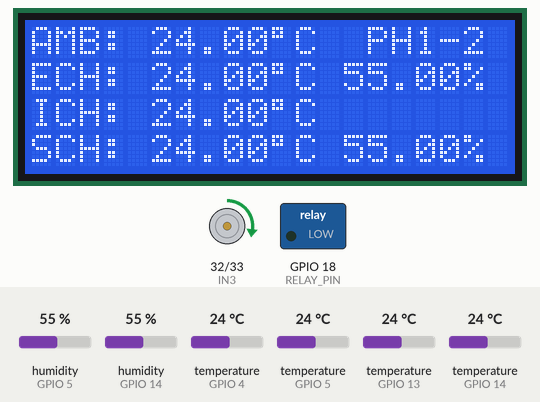
Recording of a sketch running on a simulated ESP32. Shown: 20×4 character LCD, motor-driver pin pairs drawn as motors (green arrow = first pin HIGH = forward, orange = second pin HIGH = backward, longer = more drive, scaled by the enable pin), switched loads named in the sketch (green lamp = pin HIGH). Inputs (shaded band) come from the test bench; at power-on: temperature (sensors on GPIO 5, GPIO 4, GPIO 13, GPIO 14) 24 °C, humidity (sensors on GPIO 14, GPIO 5) 55 %. WiFi joins after 1.5 s; servers stay silent unless stated; network time is answered at once with the bench clock; uploads are accepted with an empty reply; the local clock reads 2024-03-15 10:24:30 at power-on unless the sketch sets it; what the sketch prints to the serial monitor is not drawn.

Above: at 4.3 s.
4.4 s: temperature (sensor on GPIO 5) set to 12 °C
At 7.7 s:
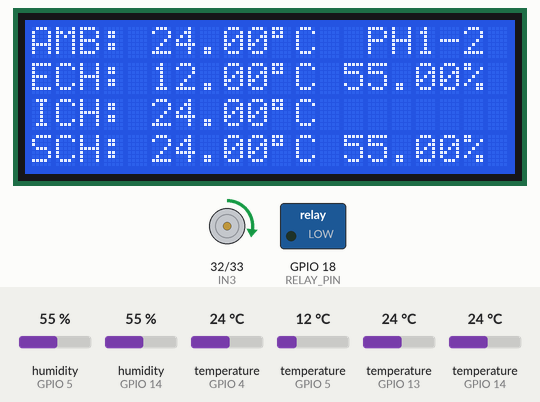
8.7 s: humidity (sensor on GPIO 14) set to 22 %
At 12.5 s:
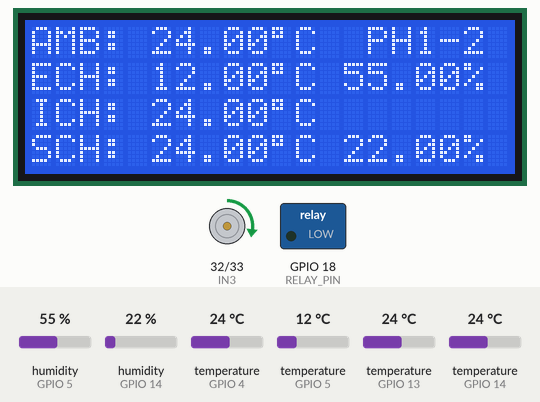
12.8 s: temperature (sensor on GPIO 4) set to 12 °C
At 13.5 s:
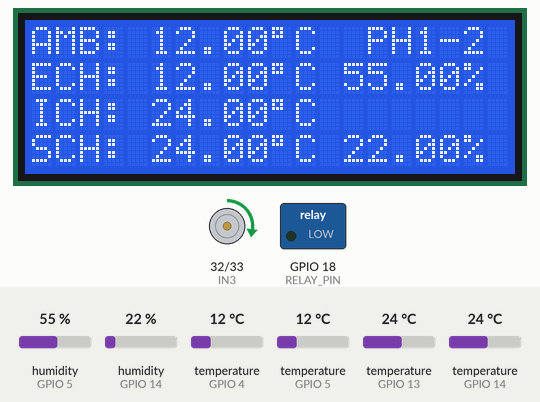
15.5 s: temperature (sensor on GPIO 13) set to 12 °C
At 17.9 s:
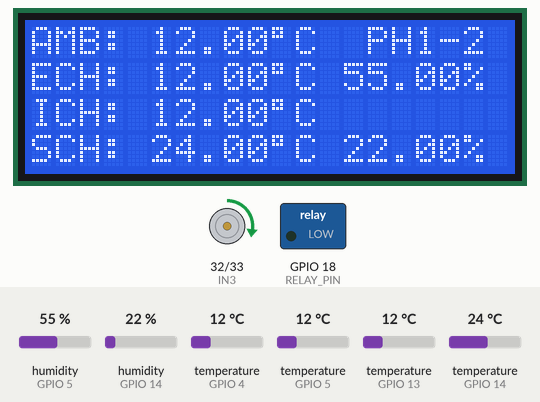
18.7 s: humidity (sensor on GPIO 5) set to 22 %
At 20.7 s:
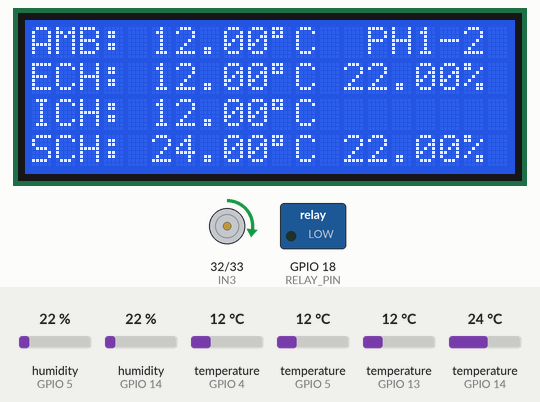
21.4 s: temperature (sensor on GPIO 14) set to 12 °C
At 62.3 s:
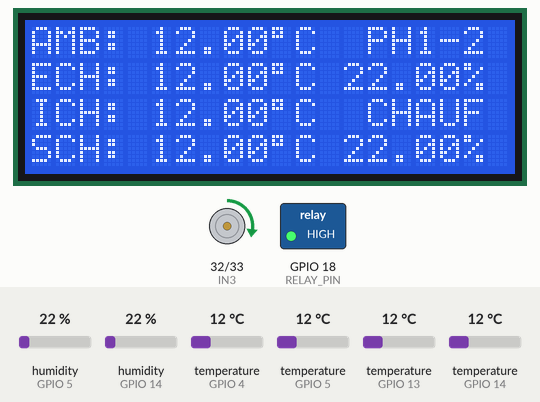
Timing chart, 0 to 62.7 s (numbered marks = the images above; inputs shaded):
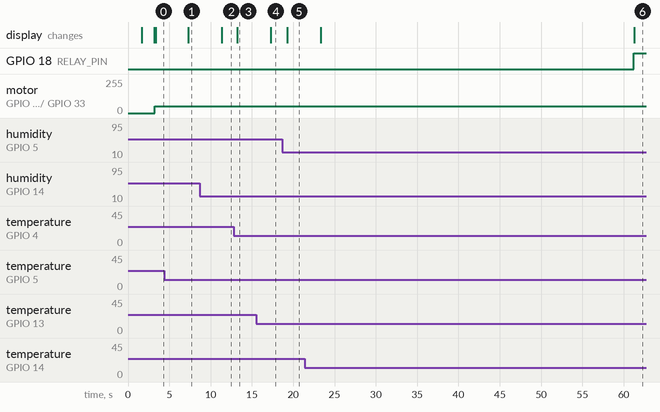

Measured:
- after the input at 4.4 s, the display: changes after 2.9 s (image 1)
- after the input at 8.7 s, the display: changes after 2.6 s (image 2)
- after the input at 12.8 s, the display: changes after 0.42 s (image 3)
- after the input at 15.5 s, the display: changes after 1.8 s (image 4)
- after the input at 18.7 s, the display: changes after 0.60 s (image 5)
- after the input at 21.4 s, the display: first changes after 1.9 s (image 6 shows a later state)

The sketch:

Code_sechoir.ino
```cpp
/*
 * Séchoir solaire hybride automatique — granulés de maïs « Aklui »
 * ESP32 : régulation température / ventilation, phases de séchage,
 * affichage LCD et envoi des mesures vers Firebase.
 *
 * Identifiants Wi-Fi et Firebase : voir secrets.example.h
 */

#include <Wire.h>
#include <LiquidCrystal_I2C.h>
#include <WiFi.h>
#include <HTTPClient.h>
#include <DHT.h>
#include <OneWire.h>
#include <DallasTemperature.h>
#include <PID_v1.h>
#include <NTPClient.h>
#include <WiFiUdp.h>
#include <time.h>
#include "secrets.h"

// ===================== Broches =====================
#define DHTPIN1 5          // DHT11 n°1 (TSC / HSC)
#define DHTPIN2 14         // DHT11 n°2 (TSCH / HSCH)
#define DHTTYPE DHT11

#define ONE_WIRE_BUS1 4    // DS18B20 n°1 (TEC)
#define ONE_WIRE_BUS2 13   // DS18B20 n°2 (TICH)

#define RELAY_PIN 18       // Relais de la résistance chauffante

#define IN3 32             // L293D : sens du ventilateur
#define IN4 33
#define EN2 27             // L293D : PWM du ventilateur

// ===================== Paramètres de séchage =====================
const double CONSIGNE_PHASE_1_2 = 60.0;   // °C (phases I et II)
const double CONSIGNE_PHASE_3   = 55.0;   // °C (phase III)
const double TEMP_SECURITE      = 65.0;   // °C : coupure immédiate de la résistance

// Phases selon l'écart d'humidité e = HSCH - HSC (en % HR)
const float E_SEUIL_PHASE_3 = 3.0;        // e < 3 : passage en phase III
const float E_SEUIL_FIN     = 1.0;        // e < 1 : fin du séchage
const unsigned long DUREE_MIN_AVANT_PHASES_MS = 30UL * 60UL * 1000UL;  // pas de changement de phase avant 30 min
const unsigned long DUREE_CONFIRMATION_MS     = 10UL * 60UL * 1000UL;  // le seuil doit tenir 10 min

// Ventilateur (PWM 8 bits)
const double FAN_PWM_MIN = 50;
const double FAN_PWM_MAX = 255;

// Cycles et intervalles
const unsigned long CYCLE_MS           = 2000;    // période de la boucle de régulation
const unsigned long heaterInterval     = 60000;   // durée minimale ON / OFF de la résistance (1 min)
const unsigned long dbInterval         = 60000;   // envoi Firebase toutes les minutes
const unsigned long WIFI_TIMEOUT_MS    = 15000;   // attente max de connexion au démarrage
const unsigned long WIFI_RETRY_MS      = 30000;   // nouvelle tentative si connexion perdue
const uint8_t       MAX_ECHECS_LECTURE = 5;       // lectures ratées consécutives avant de déclarer un capteur en défaut

// ===================== Capteurs =====================
DHT dht1(DHTPIN1, DHTTYPE);
DHT dht2(DHTPIN2, DHTTYPE);

OneWire oneWire1(ONE_WIRE_BUS1);
OneWire oneWire2(ONE_WIRE_BUS2);
DallasTemperature sensors1(&oneWire1);
DallasTemperature sensors2(&oneWire2);

LiquidCrystal_I2C lcd(0x27, 20, 4);

struct Mesure {
  float valeur = NAN;
  bool valide = false;
  uint8_t echecs = 0;
};

Mesure tsc;    // DHT11 n°1 : température (grandeur régulée)
Mesure hsc;    // DHT11 n°1 : humidité
Mesure tsch;   // DHT11 n°2 : température
Mesure hsch;   // DHT11 n°2 : humidité
Mesure tec;    // DS18B20 n°1 : température
Mesure tich;   // DS18B20 n°2 : température

// ===================== Phases =====================
enum Phase { PHASE_1_2, PHASE_3, FIN };
Phase phase = PHASE_1_2;
Phase cibleEnCours = PHASE_1_2;
unsigned long cibleDepuis = 0;
unsigned long debutSechage = 0;

// ===================== PID (ventilateur) =====================
// Direction REVERSE : plus la température dépasse la consigne, plus le ventilateur accélère.
double Setpoint = CONSIGNE_PHASE_1_2, Input = 0, Output = FAN_PWM_MIN;
double Kp = 2.0, Ki = 0.5, Kd = 1.0;
PID myPID(&Input, &Output, &Setpoint, Kp, Ki, Kd, REVERSE);

// ===================== Résistance chauffante =====================
unsigned long previousHeaterMillis = 0;
bool heaterOn = false;

// ===================== Réseau =====================
unsigned long previousDBMillis = 0;
unsigned long derniereTentativeWiFi = 0;
unsigned long dernierCycle = 0;

WiFiUDP ntpUDP;
NTPClient timeClient(ntpUDP, "pool.ntp.org", 3600, 60000);   // UTC+1 (Bénin)

// ===================== Setup =====================
void setup() {
  Serial.begin(115200);

  lcd.init();
  lcd.backlight();
  lcd.clear();
  lcd.setCursor(0, 0);
  lcd.print("Sechoir AKLUI");

  // Relais et ventilateur à l'arrêt
  pinMode(RELAY_PIN, OUTPUT);
  digitalWrite(RELAY_PIN, LOW);
  pinMode(IN3, OUTPUT);
  pinMode(IN4, OUTPUT);
  pinMode(EN2, OUTPUT);
  setFan(0);

  // Wi-Fi : attente limitée, le séchoir démarre même sans réseau
  lcd.setCursor(0, 1);
  lcd.print("Connexion Wi-Fi...");
  WiFi.mode(WIFI_STA);
  WiFi.begin(WIFI_SSID, WIFI_PASSWORD);
  unsigned long t0 = millis();
  while (WiFi.status() != WL_CONNECTED && millis() - t0 < WIFI_TIMEOUT_MS) {
    delay(500);
    Serial.println("Connexion en cours...");
  }
  derniereTentativeWiFi = millis();
  lcd.setCursor(0, 1);
  if (WiFi.status() == WL_CONNECTED) {
    Serial.println("Connecte au Wi-Fi");
    lcd.print("Wi-Fi OK            ");
  } else {
    Serial.println("Wi-Fi indisponible : mode autonome");
    lcd.print("Mode autonome       ");
  }

  // Capteurs
  dht1.begin();
  dht2.begin();
  sensors1.begin();
  sensors2.begin();
  sensors1.setWaitForConversion(false);   // lecture non bloquante
  sensors2.setWaitForConversion(false);
  sensors1.requestTemperatures();
  sensors2.requestTemperatures();

  // Heure NTP
  timeClient.begin();
  if (WiFi.status() == WL_CONNECTED) timeClient.update();

  // PID
  myPID.SetOutputLimits(FAN_PWM_MIN, FAN_PWM_MAX);
  myPID.SetSampleTime(CYCLE_MS - 200);    // légèrement inférieur au cycle pour que Compute() s'exécute à chaque cycle
  myPID.SetMode(AUTOMATIC);

  delay(1500);
  lcd.clear();
  debutSechage = millis();
}

// ===================== Boucle principale =====================
void loop() {
  unsigned long now = millis();

  maintenirWiFi(now);

  if (now - dernierCycle >= CYCLE_MS) {
    dernierCycle = now;
    lireCapteurs();
    gererPhases(now);
    regulation();
    displayData();
    debugSerie();
  }

  sendDataToFirebase();
}

// ===================== Lecture des capteurs =====================
void majMesure(Mesure &m, float brut, bool ok) {
  if (ok) {
    m.valeur = brut;
    m.valide = true;
    m.echecs = 0;
  } else {
    if (m.echecs < 255) m.echecs++;
    if (m.echecs >= MAX_ECHECS_LECTURE) m.valide = false;   // en dessous, on garde la dernière valeur valide
  }
}

// DS18B20 : -127 = capteur débranché, 85 °C = valeur par défaut avant la première conversion
bool dsValide(float t) {
  return !isnan(t) && t != DEVICE_DISCONNECTED_C && fabs(t - 85.0f) > 0.01f;
}

void lireCapteurs() {
  float t1 = dht1.readTemperature();
  float h1 = dht1.readHumidity();
  float t2 = dht2.readTemperature();
  float h2 = dht2.readHumidity();
  majMesure(tsc,  t1, !isnan(t1));
  majMesure(hsc,  h1, !isnan(h1));
  majMesure(tsch, t2, !isnan(t2));
  majMesure(hsch, h2, !isnan(h2));

  // Résultat de la conversion lancée au cycle précédent, puis nouvelle demande
  float d1 = sensors1.getTempCByIndex(0);
  float d2 = sensors2.getTempCByIndex(0);
  majMesure(tec,  d1, dsValide(d1));
  majMesure(tich, d2, dsValide(d2));
  sensors1.requestTemperatures();
  sensors2.requestTemperatures();
}

// ===================== Phases de séchage =====================
void gererPhases(unsigned long now) {
  if (phase == FIN) return;
  if (!hsc.valide || !hsch.valide) return;                          // humidités nécessaires
  if (now - debutSechage < DUREE_MIN_AVANT_PHASES_MS) return;       // temps de montée en régime

  float e = hsch.valeur - hsc.valeur;

  Phase cible = phase;
  if (e < E_SEUIL_FIN) cible = FIN;
  else if (e < E_SEUIL_PHASE_3 && phase == PHASE_1_2) cible = PHASE_3;

  if (cible == phase) {
    cibleEnCours = phase;                 // condition non remplie : on réinitialise la confirmation
    return;
  }
  if (cible != cibleEnCours) {
    cibleEnCours = cible;                 // nouvelle cible : démarrage de la confirmation
    cibleDepuis = now;
  } else if (now - cibleDepuis >= DUREE_CONFIRMATION_MS) {
    changerPhase(cible);
  }
}

void changerPhase(Phase p) {
  phase = p;
  cibleEnCours = p;
  if (p == PHASE_3) {
    Setpoint = CONSIGNE_PHASE_3;
    Serial.println("Phase III : consigne 55 C");
  } else if (p == FIN) {
    setHeater(false);
    setFan(0);
    Serial.println("Fin du sechage");
  }
}

// ===================== Régulation =====================
void regulation() {
  if (phase == FIN) {
    setHeater(false);
    setFan(0);
    return;
  }

  // Capteur de régulation en défaut : repli sûr (pas de chauffage, ventilation maximale)
  if (!tsc.valide) {
    setHeater(false);
    setFan((uint8_t)FAN_PWM_MAX);
    Serial.println("Defaut capteur de regulation : repli sur");
    return;
  }

  Input = tsc.valeur;
  myPID.Compute();
  setFan((uint8_t)Output);   // température > consigne : ventilateur accéléré, sinon ralenti
  controlHeater();
}

void setHeater(bool on) {
  if (on == heaterOn) return;
  digitalWrite(RELAY_PIN, on ? HIGH : LOW);
  heaterOn = on;
  previousHeaterMillis = millis();
}

// Résistance en tout ou rien : durée minimale de 1 minute à chaque état
void controlHeater() {
  // Coupure de sécurité immédiate
  if (Input >= TEMP_SECURITE) {
    setHeater(false);
    return;
  }

  unsigned long currentMillis = millis();
  if (heaterOn) {
    if (currentMillis - previousHeaterMillis >= heaterInterval) setHeater(false);
  } else {
    if (currentMillis - previousHeaterMillis >= heaterInterval && Input < Setpoint) setHeater(true);
  }
}

void setFan(uint8_t pwm) {
  if (pwm == 0) {
    digitalWrite(IN3, LOW);
    digitalWrite(IN4, LOW);
    analogWrite(EN2, 0);
  } else {
    digitalWrite(IN3, HIGH);
    digitalWrite(IN4, LOW);
    analogWrite(EN2, pwm);
  }
}

// ===================== Affichage LCD =====================
void fmtMesure(char *out, size_t n, const Mesure &m) {
  if (m.valide) snprintf(out, n, "%.2f", m.valeur);
  else snprintf(out, n, "ERR");
}

void lcdLigne(uint8_t ligne, const char *texte) {
  char buf[21];
  snprintf(buf, sizeof(buf), "%-20s", texte);   // complète avec des espaces : pas besoin de lcd.clear()
  lcd.setCursor(0, ligne);
  lcd.print(buf);
}

void displayData() {
  char a[10], b[10], c[10], d[10], e[10], f[10];
  fmtMesure(a, sizeof(a), tec);    // AMB : entrée du capteur solaire
  fmtMesure(b, sizeof(b), tsc);    // ECH : température
  fmtMesure(c, sizeof(c), hsc);    // ECH : humidité
  fmtMesure(d, sizeof(d), tich);   // ICH : intérieur de la chambre
  fmtMesure(e, sizeof(e), tsch);   // SCH : température
  fmtMesure(f, sizeof(f), hsch);   // SCH : humidité

  const char *phaseTxt = (phase == PHASE_1_2) ? "PH1-2" : (phase == PHASE_3) ? "PH3" : "FIN";
  char l[24];

  snprintf(l, sizeof(l), "AMB: %s%cC  %-5s", a, 223, phaseTxt);
  lcdLigne(0, l);
  snprintf(l, sizeof(l), "ECH: %s%cC %s%%", b, 223, c);
  lcdLigne(1, l);
  snprintf(l, sizeof(l), "ICH: %s%cC  %s", d, 223, heaterOn ? "CHAUF" : "");
  lcdLigne(2, l);
  snprintf(l, sizeof(l), "SCH: %s%cC %s%%", e, 223, f);
  lcdLigne(3, l);
}

void debugSerie() {
  Serial.printf("Phase:%d Consigne:%.1f TSC:%.2f Fan:%d Chauf:%d WiFi:%d\n",
                (int)phase, Setpoint, tsc.valeur, (int)Output, heaterOn, WiFi.status() == WL_CONNECTED);
}

// ===================== Réseau =====================
void maintenirWiFi(unsigned long now) {
  if (WiFi.status() == WL_CONNECTED) return;
  if (now - derniereTentativeWiFi >= WIFI_RETRY_MS) {
    derniereTentativeWiFi = now;
    Serial.println("Reconnexion Wi-Fi...");
    WiFi.disconnect();
    WiFi.begin(WIFI_SSID, WIFI_PASSWORD);
  }
}

String dateHeure() {
  if (!timeClient.isTimeSet()) return "inconnue";
  time_t brut = timeClient.getEpochTime();   // décalage UTC+1 déjà appliqué
  struct tm t;
  gmtime_r(&brut, &t);
  char buf[24];
  snprintf(buf, sizeof(buf), "%04d-%02d-%02d %02d:%02d:%02d",
           t.tm_year + 1900, t.tm_mon + 1, t.tm_mday, t.tm_hour, t.tm_min, t.tm_sec);
  return String(buf);
}

// Valeur JSON : "null" si le capteur est en défaut (évite un JSON invalide avec NaN)
String jsonVal(const Mesure &m) {
  return m.valide ? String(m.valeur, 2) : String("null");
}

void sendDataToFirebase() {
  unsigned long currentMillis = millis();
  if (currentMillis - previousDBMillis < dbInterval) return;
  previousDBMillis = currentMillis;

  if (WiFi.status() != WL_CONNECTED) {
    Serial.println("Non connecte au WiFi : envoi ignore");
    return;
  }

  timeClient.update();

  String url = String(FIREBASE_HOST) + "/datas.json";
  if (strlen(FIREBASE_AUTH) > 0) url += "?auth=" + String(FIREBASE_AUTH);

  String jsonData = "{";
  jsonData += "\"TSC\":" + jsonVal(tsc) + ",";
  jsonData += "\"HSC\":" + jsonVal(hsc) + ",";
  jsonData += "\"TSCH\":" + jsonVal(tsch) + ",";
  jsonData += "\"HSCH\":" + jsonVal(hsch) + ",";
  jsonData += "\"TEC\":" + jsonVal(tec) + ",";
  jsonData += "\"TICH\":" + jsonVal(tich) + ",";
  jsonData += "\"DateTime\":\"" + dateHeure() + "\"";
  jsonData += "}";

  HTTPClient http;
  http.setTimeout(5000);
  http.begin(url);
  http.addHeader("Content-Type", "application/json");

  int httpResponseCode = http.POST(jsonData);
  if (httpResponseCode > 0) {
    Serial.println("Reponse: " + http.getString());
  } else {
    Serial.println("Erreur dans la requete : " + http.errorToString(httpResponseCode));
  }
  http.end();
}
```

secrets.example.h
```cpp
// Copiez ce fichier en "secrets.h" et renseignez vos valeurs.
// "secrets.h" est ignoré par Git (voir .gitignore) : ne le publiez jamais.
#pragma once

#define WIFI_SSID      "<NOM_WIFI>"
#define WIFI_PASSWORD  "<MOT_DE_PASSE_WIFI>"

// URL de la base Firebase Realtime Database, sans "/" final
#define FIREBASE_HOST  "https://<votre-projet>-default-rtdb.firebaseio.com"

// Jeton d'authentification Firebase (laisser "" si la base est ouverte)
#define FIREBASE_AUTH  ""
```
